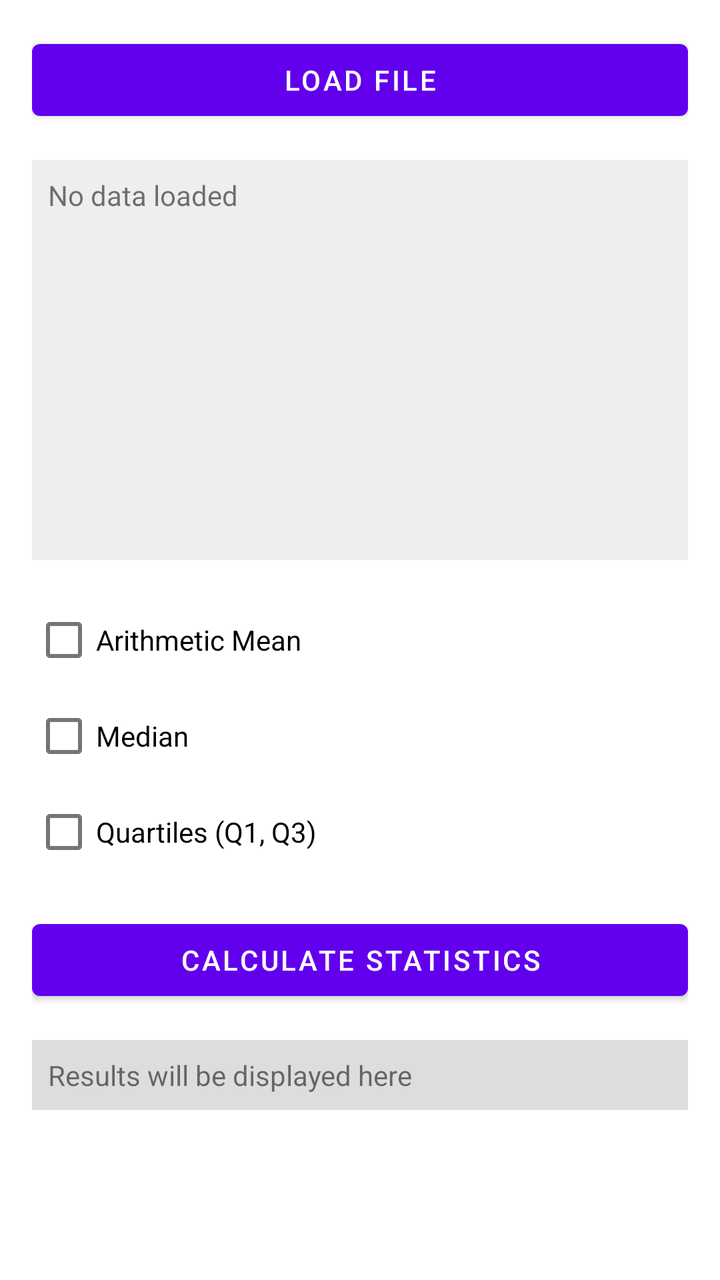
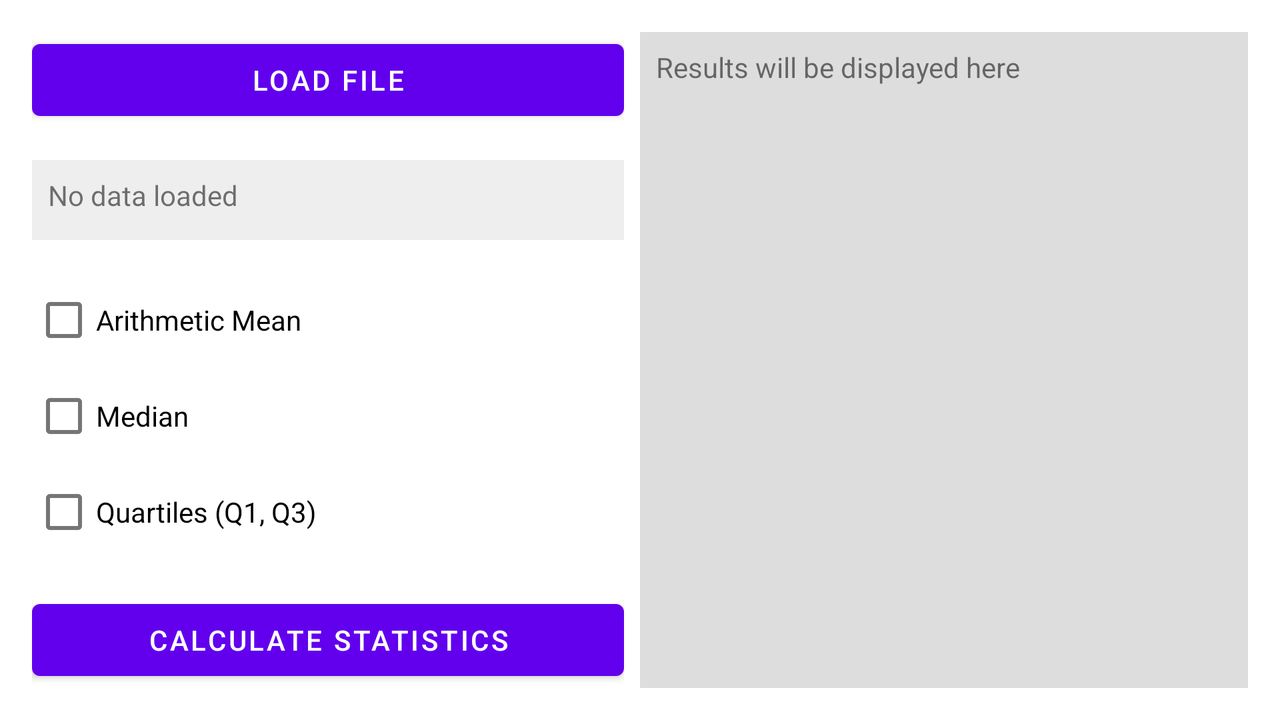

Two renders of one Android screen. The first uses the default layout on a phone; the second uses the alternative layout the repository ships for a different screen configuration, on a matching device. The two XML files are below.
<!-- AndroidManifest.xml: application theme Theme.Statistico -->
<!-- res/layout/activity_main.xml -->
<?xml version="1.0" encoding="utf-8"?>
<LinearLayout
        xmlns:android="http://schemas.android.com/apk/res/android"
        android:orientation="vertical"
        android:layout_width="match_parent"
        android:layout_height="match_parent"
        android:padding="16dp">

    
    <Button
            android:id="@+id/buttonLoadFile"
            android:layout_width="match_parent"
            android:layout_height="wrap_content"
            android:text="Load File" />

    
    <TextView
            android:id="@+id/dataTextView"
            android:layout_width="match_parent"
            android:layout_height="200dp"
            android:layout_marginTop="16dp"
            android:background="#EEEEEE"
            android:padding="8dp"
            android:scrollbars="vertical"
            android:text="No data loaded"
            android:textSize="14sp" />

    
    <LinearLayout
            android:layout_width="match_parent"
            android:layout_height="wrap_content"
            android:orientation="vertical"
            android:layout_marginTop="16dp">

        <CheckBox
                android:id="@+id/checkboxMean"
                android:layout_width="wrap_content"
                android:layout_height="wrap_content"
                android:text="Arithmetic Mean" />

        <CheckBox
                android:id="@+id/checkboxMedian"
                android:layout_width="wrap_content"
                android:layout_height="wrap_content"
                android:text="Median" />

        <CheckBox
                android:id="@+id/checkboxQuartiles"
                android:layout_width="wrap_content"
                android:layout_height="wrap_content"
                android:text="Quartiles (Q1, Q3)" />
    </LinearLayout>

    
    <Button
            android:id="@+id/buttonCalculate"
            android:layout_width="match_parent"
            android:layout_height="wrap_content"
            android:text="Calculate Statistics"
            android:layout_marginTop="16dp" />

    
    <TextView
            android:id="@+id/resultTextView"
            android:layout_width="match_parent"
            android:layout_height="wrap_content"
            android:layout_marginTop="16dp"
            android:background="#DDDDDD"
            android:padding="8dp"
            android:text="Results will be displayed here"
            android:textSize="14sp" />
</LinearLayout>
<!-- resources referenced by this layout -->
<resources>
  <style name="Theme.Statistico" parent="Theme.MaterialComponents.DayNight.DarkActionBar">
          
          <item name="colorPrimary">@color/purple_500</item>
          <item name="colorPrimaryVariant">@color/purple_700</item>
          <item name="colorOnPrimary">@color/white</item>
          
          <item name="colorSecondary">@color/teal_200</item>
          <item name="colorSecondaryVariant">@color/teal_700</item>
          <item name="colorOnSecondary">@color/black</item>
          
          <item name="android:statusBarColor">?attr/colorPrimaryVariant</item>
          
      </style>
</resources>
<!-- res/layout-land/activity_main.xml (the repository's variant of the layout above) -->
<!-- drawn on the phone turned sideways -->
<?xml version="1.0" encoding="utf-8"?>
<LinearLayout
        xmlns:android="http://schemas.android.com/apk/res/android"
        android:orientation="horizontal"
        android:layout_width="match_parent"
        android:layout_height="match_parent"
        android:padding="16dp">

    
    <LinearLayout
            android:orientation="vertical"
            android:layout_width="0dp"
            android:layout_height="match_parent"
            android:layout_weight="1"
            android:paddingEnd="8dp">

        
        <Button
                android:id="@+id/buttonLoadFile"
                android:layout_width="match_parent"
                android:layout_height="wrap_content"
                android:text="Load File" />

        
        <TextView
                android:id="@+id/dataTextView"
                android:layout_width="match_parent"
                android:layout_height="0dp"
                android:layout_weight="1"
                android:layout_marginTop="16dp"
                android:background="#EEEEEE"
                android:padding="8dp"
                android:scrollbars="vertical"
                android:text="No data loaded"
                android:textSize="14sp" />

        
        <LinearLayout
                android:layout_width="match_parent"
                android:layout_height="wrap_content"
                android:orientation="vertical"
                android:layout_marginTop="16dp">

            <CheckBox
                    android:id="@+id/checkboxMean"
                    android:layout_width="wrap_content"
                    android:layout_height="wrap_content"
                    android:text="Arithmetic Mean" />

            <CheckBox
                    android:id="@+id/checkboxMedian"
                    android:layout_width="wrap_content"
                    android:layout_height="wrap_content"
                    android:text="Median" />

            <CheckBox
                    android:id="@+id/checkboxQuartiles"
                    android:layout_width="wrap_content"
                    android:layout_height="wrap_content"
                    android:text="Quartiles (Q1, Q3)" />
        </LinearLayout>

        
        <Button
                android:id="@+id/buttonCalculate"
                android:layout_width="match_parent"
                android:layout_height="wrap_content"
                android:text="Calculate Statistics"
                android:layout_marginTop="16dp" />
    </LinearLayout>

    
    <TextView
            android:id="@+id/resultTextView"
            android:layout_width="0dp"
            android:layout_height="match_parent"
            android:layout_weight="1"
            android:background="#DDDDDD"
            android:padding="8dp"
            android:text="Results will be displayed here"
            android:textSize="14sp" />
</LinearLayout>
